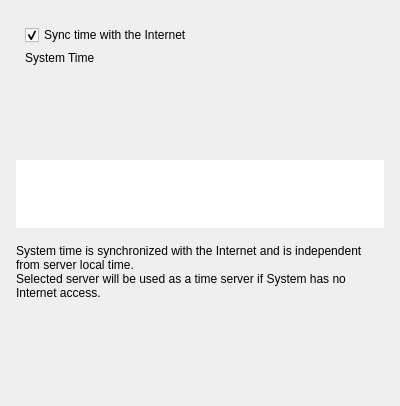
<?xml version="1.0" encoding="UTF-8"?>
<ui version="4.0">
 <class>TimeServerSelectionWidget</class>
 <widget class="QWidget" name="TimeServerSelectionWidget">
  <property name="geometry">
   <rect>
    <x>0</x>
    <y>0</y>
    <width>400</width>
    <height>406</height>
   </rect>
  </property>
  <layout class="QVBoxLayout" name="verticalLayout">
   <property name="spacing">
    <number>16</number>
   </property>
   <property name="leftMargin">
    <number>16</number>
   </property>
   <property name="topMargin">
    <number>16</number>
   </property>
   <property name="rightMargin">
    <number>16</number>
   </property>
   <property name="bottomMargin">
    <number>16</number>
   </property>
   <item>
    <widget class="QWidget" name="widget" native="true">
     <layout class="QVBoxLayout" name="verticalLayout_2">
      <property name="spacing">
       <number>6</number>
      </property>
      <item>
       <widget class="QCheckBox" name="syncWithInternetCheckBox">
        <property name="sizePolicy">
         <sizepolicy hsizetype="Fixed" vsizetype="Fixed">
          <horstretch>0</horstretch>
          <verstretch>0</verstretch>
         </sizepolicy>
        </property>
        <property name="text">
         <string>Sync time with the Internet</string>
        </property>
        <property name="checked">
         <bool>true</bool>
        </property>
       </widget>
      </item>
      <item>
       <widget class="QLabel" name="timeDescLabel">
        <property name="text">
         <string>System Time</string>
        </property>
       </widget>
      </item>
      <item>
       <widget class="QStackedWidget" name="stackedWidget">
        <property name="sizePolicy">
         <sizepolicy hsizetype="Preferred" vsizetype="Fixed">
          <horstretch>0</horstretch>
          <verstretch>0</verstretch>
         </sizepolicy>
        </property>
        <property name="currentIndex">
         <number>1</number>
        </property>
        <widget class="QWidget" name="timePage">
         <layout class="QHBoxLayout" name="horizontalLayout" stretch="0,1">
          <property name="spacing">
           <number>16</number>
          </property>
          <item>
           <widget class="QLabel" name="timeLabel">
            <property name="font">
             <font>
              <weight>75</weight>
              <bold>true</bold>
             </font>
            </property>
            <property name="text">
             <string notr="true">&lt;TIME&gt;</string>
            </property>
           </widget>
          </item>
          <item>
           <widget class="QWidget" name="widget_2" native="true">
            <layout class="QVBoxLayout" name="verticalLayout_3">
             <property name="spacing">
              <number>0</number>
             </property>
             <item>
              <widget class="QLabel" name="dateLabel">
               <property name="text">
                <string notr="true">&lt;date&gt;</string>
               </property>
               <property name="alignment">
                <set>Qt::AlignLeading|Qt::AlignLeft|Qt::AlignVCenter</set>
               </property>
              </widget>
             </item>
             <item>
              <widget class="QLabel" name="zoneLabel">
               <property name="text">
                <string notr="true">&lt;zone&gt;</string>
               </property>
               <property name="alignment">
                <set>Qt::AlignLeading|Qt::AlignLeft|Qt::AlignTop</set>
               </property>
              </widget>
             </item>
            </layout>
           </widget>
          </item>
         </layout>
        </widget>
        <widget class="QWidget" name="syncPage">
         <layout class="QHBoxLayout" name="horizontalLayout_2">
          <item>
           <widget class="QnBusyIndicatorWidget" name="busyIndicator" native="true"/>
          </item>
          <item>
           <spacer name="horizontalSpacer">
            <property name="orientation">
             <enum>Qt::Horizontal</enum>
            </property>
            <property name="sizeHint" stdset="0">
             <size>
              <width>331</width>
              <height>20</height>
             </size>
            </property>
           </spacer>
          </item>
         </layout>
        </widget>
       </widget>
      </item>
     </layout>
    </widget>
   </item>
   <item>
    <widget class="QnTableView" name="serversTable">
     <property name="sizePolicy">
      <sizepolicy hsizetype="Expanding" vsizetype="Maximum">
       <horstretch>0</horstretch>
       <verstretch>0</verstretch>
      </sizepolicy>
     </property>
     <property name="frameShape">
      <enum>QFrame::NoFrame</enum>
     </property>
     <property name="sizeAdjustPolicy">
      <enum>QAbstractScrollArea::AdjustToContents</enum>
     </property>
     <property name="selectionMode">
      <enum>QAbstractItemView::NoSelection</enum>
     </property>
     <property name="selectionBehavior">
      <enum>QAbstractItemView::SelectRows</enum>
     </property>
     <property name="horizontalScrollMode">
      <enum>QAbstractItemView::ScrollPerPixel</enum>
     </property>
     <property name="showGrid">
      <bool>false</bool>
     </property>
     <property name="cornerButtonEnabled">
      <bool>false</bool>
     </property>
     <attribute name="verticalHeaderVisible">
      <bool>false</bool>
     </attribute>
    </widget>
   </item>
   <item>
    <widget class="QLabel" name="descriptionLabel">
     <property name="text">
      <string>System time is synchronized with the Internet and is independent from server local time.
Selected server will be used as a time server if System has no Internet access.</string>
     </property>
     <property name="wordWrap">
      <bool>true</bool>
     </property>
    </widget>
   </item>
   <item>
    <spacer name="verticalSpacer">
     <property name="orientation">
      <enum>Qt::Vertical</enum>
     </property>
     <property name="sizeHint" stdset="0">
      <size>
       <width>20</width>
       <height>1</height>
      </size>
     </property>
    </spacer>
   </item>
  </layout>
 </widget>
 <customwidgets>
  <customwidget>
   <class>QnBusyIndicatorWidget</class>
   <extends>QWidget</extends>
   <header location="global">ui/widgets/common/busy_indicator.h</header>
   <container>1</container>
  </customwidget>
  <customwidget>
   <class>QnTableView</class>
   <extends>QTableView</extends>
   <header location="global">ui/widgets/common/table_view.h</header>
  </customwidget>
 </customwidgets>
 <resources/>
 <connections/>
</ui>
